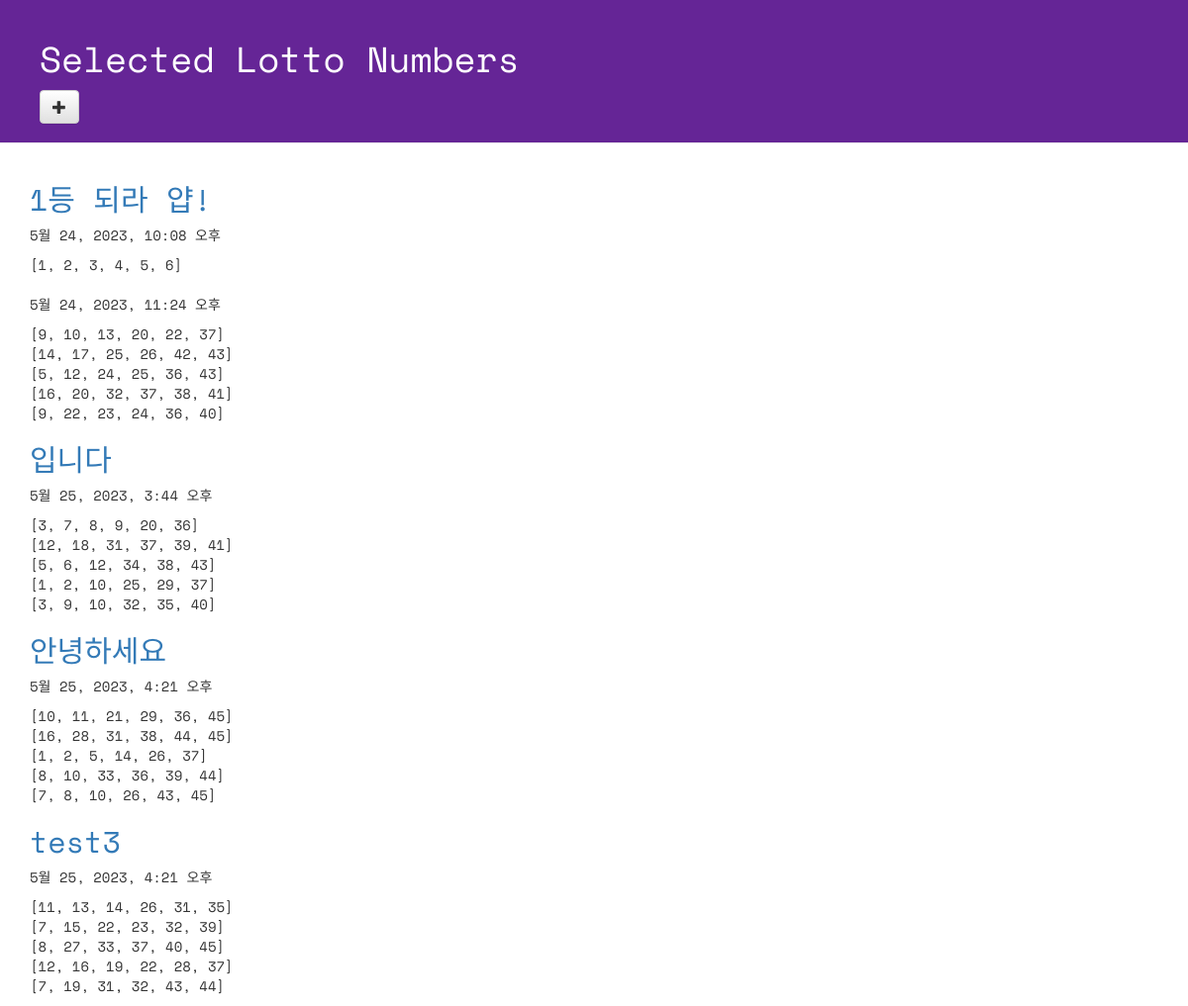
Page /lotto/ on the committed database.
### lotto/models.py (models this page shows, shortened)
class GuessNumbers(models.Model):
    name = models.CharField(max_length=24) # 로또 번호 리스트의 이름
    text = models.CharField(max_length=255) # 로또 번호 리스트에 대한 설명
    lottos = models.CharField(max_length=255, default='[1, 2, 3, 4, 5, 6]') # 로또 번호들이 담길 str
    num_lotto = models.IntegerField(default=5) # 6개 번호 set의 갯수
    update_date = models.DateTimeField()
    def __str__(self): # Admin page에서 display되는 텍스트에 대한 변경
        return "pk {} : {} - {}".format(self.pk, self.name, self.text) # pk는 자동생성됨

### lotto/views.py (the view)
# urls.py: path('lotto/',views.index,name='index'),
def index(request):
    lottos = GuessNumbers.objects.all()
    return render(request, 'lotto/default.html',{'lottos':lottos})#context-dict.

### lotto/templates/lotto/default.html (shortened to what this page needs)
<!DOCTYPE html>
{% load static %}
<html lang="ko">
<head>
  <link rel="stylesheet" href="//maxcdn.bootstrapcdn.com/bootstrap/3.2.0/css/bootstrap.min.css">
  <link rel="stylesheet" href="//maxcdn.bootstrapcdn.com/bootstrap/3.2.0/css/bootstrap-theme.min.css">
  <link rel="stylesheet" href="{% static 'css/lotto.css' %}" >
</head>
<body>
  <div class="page-header">
    <h1>Selected Lotto Numbers</h1>
      <a href="{% url 'new_lotto' %}">
        <span class="glyphicon glyphicon-plus btn btn-default"></span>
      </a>
  </div>
  <div class="container lotto">
    {% for lotto in lottos %}
      <h2><a href="{% url 'detail' lottokey=lotto.pk %}">{{lotto.text}}</a></h2>
      <p>{{ lotto.update_date }}</p>
      <p>{{ lotto.lottos | linebreaksbr }}</p>
    {% endfor %}
  </div>
</body>
</html>

### lotto/static/css/lotto.css (style rules this page uses)
.page-header { background-color: #652596; margin-top: 0; padding: 20px 20px 20px 40px; font-family: 'Space Mono', monospace; }
.page-header h1 { color: #FFFFFF; }
.container { font-family: 'Space Mono', monospace; }
.container h2 { color: #b9f442; }

### rows in the picture
GuessNumbers: text "1등 되라 얍!", update_date "5월 24, 2023, 10:08 오후", lottos "[1, 2, 3, 4, 5, 6]"
GuessNumbers: update_date "5월 24, 2023, 11:24 오후", lottos "[9, 10, 13, 20, 22, 37] [14, 17, 25, 26, 42, 43] [5, 12, 24, 25, 36, 43] [16, 20, 32, 37, 38, 41] [9, 22, 23, 24, 36, 40]"
GuessNumbers: text "입니다", update_date "5월 25, 2023, 3:44 오후", lottos "[3, 7, 8, 9, 20, 36] [12, 18, 31, 37, 39, 41] [5, 6, 12, 34, 38, 43] [1, 2, 10, 25, 29, 37] [3, 9, 10, 32, 35, 40]"
GuessNumbers: text "안녕하세요", update_date "5월 25, 2023, 4:21 오후", lottos "[10, 11, 21, 29, 36, 45] [16, 28, 31, 38, 44, 45] [1, 2, 5, 14, 26, 37] [8, 10, 33, 36, 39, 44] [7, 8, 10, 26, 43, 45]"
GuessNumbers: text "test3", update_date "5월 25, 2023, 4:21 오후", lottos "[11, 13, 14, 26, 31, 35] [7, 15, 22, 23, 32, 39] [8, 27, 33, 37, 40, 45] [12, 16, 19, 22, 28, 37] [7, 19, 31, 32, 43, 44]"
